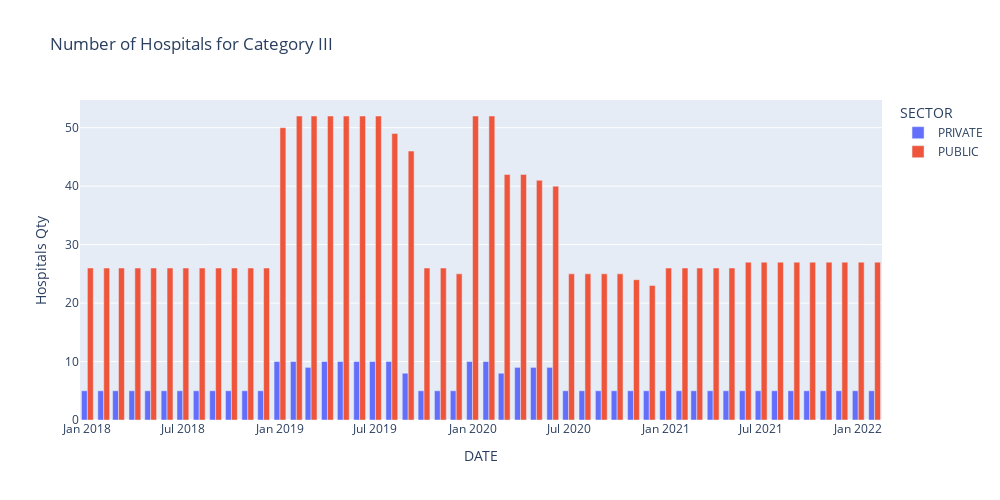

Here is the notebook cell this chart was saved with:
### Code cell
fig = px.bar(data_temp, 
             x="DATE", 
             y="Hospitals Qty", 
             color="SECTOR", 
             barmode="group", 
             width=1000, height=500,
             title='Number of Hospitals for Category ' + CATEGORIA_STUDIO,
            )     
fig.show()
#fig.write_html("figures/hospital_qty/category_"+CATEGORIA_STUDIO+"_bars.html")
fig.write_image("figures/hospital_qty/category_"+CATEGORIA_STUDIO+"_bars.png", format  = 'png')

### Figure 1 — Plotly figure (JSON) as saved in the notebook; plotly's stock layout.template omitted (floating-point values rounded to 4 significant figures)
{"data": [{"alignmentgroup": "True", "hovertemplate": "SECTOR=PRIVATE<br>DATE=%{x}<br>Hospitals Qty=%{y}<extra></extra>", "legendgroup": "PRIVATE", "marker": {"color": "#636efa", "pattern": {"shape": ""}}, "name": "PRIVATE", "offsetgroup": "PRIVATE", "orientation": "v", "showlegend": true, "textposition": "auto", "type": "bar", "x": ["2018-01-01T00:00:00", "2018-02-01T00:00:00", "2018-03-01T00:00:00", "2018-04-01T00:00:00", "2018-05-01T00:00:00", "2018-06-01T00:00:00", "2018-07-01T00:00:00", "2018-08-01T00:00:00", "2018-09-01T00:00:00", "2018-10-01T00:00:00", "2018-11-01T00:00:00", "2018-12-01T00:00:00", "2019-01-01T00:00:00", "2019-02-01T00:00:00", "2019-03-01T00:00:00", "2019-04-01T00:00:00", "2019-05-01T00:00:00", "2019-06-01T00:00:00", "2019-07-01T00:00:00", "2019-08-01T00:00:00", "2019-09-01T00:00:00", "2019-10-01T00:00:00", "2019-11-01T00:00:00", "2019-12-01T00:00:00", "2020-01-01T00:00:00", "2020-02-01T00:00:00", "2020-03-01T00:00:00", "2020-04-01T00:00:00", "2020-05-01T00:00:00", "2020-06-01T00:00:00", "2020-07-01T00:00:00", "2020-08-01T00:00:00", "2020-09-01T00:00:00", "2020-10-01T00:00:00", "2020-11-01T00:00:00", "2020-12-01T00:00:00", "2021-01-01T00:00:00", "2021-02-01T00:00:00", "2021-03-01T00:00:00", "2021-04-01T00:00:00", "2021-05-01T00:00:00", "2021-06-01T00:00:00", "2021-07-01T00:00:00", "2021-08-01T00:00:00", "2021-09-01T00:00:00", "2021-10-01T00:00:00", "2021-11-01T00:00:00", "2021-12-01T00:00:00", "2022-01-01T00:00:00", "2022-02-01T00:00:00"], "xaxis": "x", "y": [5, 5, 5, 5, 5, 5, 5, 5, 5, 5, 5, 5, 10, 10, 9, 10, 10, 10, 10, 10, 8, 5, 5, 5, 10, 10, 8, 9, 9, 9, 5, 5, 5, 5, 5, 5, 5, 5, 5, 5, 5, 5, 5, 5, 5, 5, 5, 5, 5, 5], "yaxis": "y"}, {"alignmentgroup": "True", "hovertemplate": "SECTOR=PUBLIC<br>DATE=%{x}<br>Hospitals Qty=%{y}<extra></extra>", "legendgroup": "PUBLIC", "marker": {"color": "#EF553B", "pattern": {"shape": ""}}, "name": "PUBLIC", "offsetgroup": "PUBLIC", "orientation": "v", "showlegend": true, "textposition": "auto", "type": "bar", "x": ["2018-01-01T00:00:00", "2018-02-01T00:00:00", "2018-03-01T00:00:00", "2018-04-01T00:00:00", "2018-05-01T00:00:00", "2018-06-01T00:00:00", "2018-07-01T00:00:00", "2018-08-01T00:00:00", "2018-09-01T00:00:00", "2018-10-01T00:00:00", "2018-11-01T00:00:00", "2018-12-01T00:00:00", "2019-01-01T00:00:00", "2019-02-01T00:00:00", "2019-03-01T00:00:00", "2019-04-01T00:00:00", "2019-05-01T00:00:00", "2019-06-01T00:00:00", "2019-07-01T00:00:00", "2019-08-01T00:00:00", "2019-09-01T00:00:00", "2019-10-01T00:00:00", "2019-11-01T00:00:00", "2019-12-01T00:00:00", "2020-01-01T00:00:00", "2020-02-01T00:00:00", "2020-03-01T00:00:00", "2020-04-01T00:00:00", "2020-05-01T00:00:00", "2020-06-01T00:00:00", "2020-07-01T00:00:00", "2020-08-01T00:00:00", "2020-09-01T00:00:00", "2020-10-01T00:00:00", "2020-11-01T00:00:00", "2020-12-01T00:00:00", "2021-01-01T00:00:00", "2021-02-01T00:00:00", "2021-03-01T00:00:00", "2021-04-01T00:00:00", "2021-05-01T00:00:00", "2021-06-01T00:00:00", "2021-07-01T00:00:00", "2021-08-01T00:00:00", "2021-09-01T00:00:00", "2021-10-01T00:00:00", "2021-11-01T00:00:00", "2021-12-01T00:00:00", "2022-01-01T00:00:00", "2022-02-01T00:00:00"], "xaxis": "x", "y": [26, 26, 26, 26, 26, 26, 26, 26, 26, 26, 26, 26, 50, 52, 52, 52, 52, 52, 52, 49, 46, 26, 26, 25, 52, 52, 42, 42, 41, 40, 25, 25, 25, 25, 24, 23, 26, 26, 26, 26, 26, 27, 27, 27, 27, 27, 27, 27, 27, 27], "yaxis": "y"}], "layout": {"barmode": "group", "height": 500, "legend": {"title": {"text": "SECTOR"}, "tracegroupgap": 0}, "title": {"text": "Number of Hospitals for Category III"}, "width": 1000, "xaxis": {"anchor": "y", "domain": [0, 1], "title": {"text": "DATE"}}, "yaxis": {"anchor": "x", "domain": [0, 1], "title": {"text": "Hospitals Qty"}}}}
